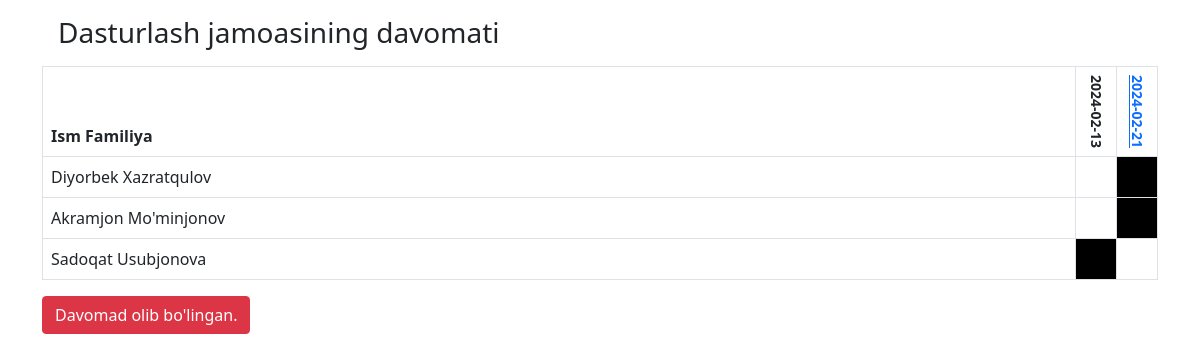
The page /1/attendance/ on the database its author committed.
### main/models.py (models this page shows, shortened)
class Team(models.Model):
    name = models.CharField(max_length=50)

class Mark(models.Model):
    attendance = models.ForeignKey(Attendance, on_delete=models.CASCADE, related_name='marks')
    worker = models.ForeignKey(Worker, on_delete=models.CASCADE, related_name="marks")
    is_attended = models.BooleanField(default=False)
    class Meta:
        unique_together = ['attendance', 'worker']

class Attendance(models.Model):
    team = models.ForeignKey(Team, on_delete=models.CASCADE, related_name="attendances")
    date = models.DateField()  # auto_now_add=True)

class Worker(models.Model):
    first_name = models.CharField(max_length=50)
    last_name = models.CharField(max_length=50)
    position = models.CharField(max_length=70)
    team = models.ForeignKey(Team, on_delete=models.CASCADE, related_name="workers")

### main/views.py (the view)
# urls.py: path('<int:team_id>/attendance/', attendance_detail, name='detail'),
def attendance_detail(request, team_id):
    team = Team.objects.get(id=team_id)
    is_att_taken = True if Attendance.objects.filter(date=date.today(), team=team) else False
    return render(request, "detail.html", {'team': team, "is_att_taken": is_att_taken})

### templates/detail.html (shortened to what this page needs)
{% extends "base.html" %}
{% block content %}
    {% now "Y-m-d" as today %}
    <div class="container mt-3">
        <div class=" mt-3 ">
            <h3 class="m-3" >{{team.name}} jamoasining  davomati</h3>
            <table class="table table-bordered">
                <thead>
                  <tr>
                    <th scope="col">Ism Familiya</th>
                    {% for mark in team.workers.first.marks.all %}
                    <th style="writing-mode:vertical-rl; text-orientation:mixed" >
                      {% if today == mark.attendance.date|date:"Y-m-d" %}
                      <small><a href="{% url 'update' mark.attendance.id %}">{{mark.attendance.date|date:"Y-m-d"}}</a></small>
                      {% else %}
                      <small>{{mark.attendance.date|date:"Y-m-d"}}</small>
                      {% endif %}
                    </th>
                    {% endfor %}
                  </tr>
                </thead>
                <tbody>
                    {% for worker in team.workers.all  %}
                  <tr>
                    <td>{{worker.first_name}} {{worker.last_name}}</td>
                    {% for mark in worker.marks.all  %}
                        {% if mark.is_attended %}
                            <td style="height:5px; width: 5px;" ></td>
                        {% else %}
                            <td style="height:5px; width: 5px; background-color: black;" ></td>
                        {% endif %}
                    {% endfor %}
                  </tr>
                  {% endfor %}
                </tbody>
              </table>
              {% if is_att_taken %}
                 <a href="#" class="btn btn-danger" >Davomad olib bo'lingan.</a>
              {% else %}
                  <a class="btn btn-primary" href="{% url 'take' team.id %}">Davomat olish</a>
              {% endif %}
        </div>
    </div>
{% endblock content %}

### templates/base.html (shortened to what this page needs)
<!doctype html>
<html lang="en">
  <head>
    <link href="https://cdn.jsdelivr.net/npm/bootstrap@5.0.2/dist/css/bootstrap.min.css" rel="stylesheet">
  </head>
  <body>
    {% block content %}
    {% endblock content%}
  </body>
</html>

### rows shown on the page
Team: name "Dasturlash"
Mark: attendance "2024-02-13", is_attended True (drawn)
Mark: attendance "2024-02-21", is_attended False (drawn)
Worker: first_name "Diyorbek", last_name "Xazratqulov"
Worker: first_name "Akramjon", last_name "Mo'minjonov"
Mark: is_attended True (drawn)
Mark: is_attended False (drawn)
Worker: first_name "Sadoqat", last_name "Usubjonova"
Mark: is_attended False (drawn)
Mark: is_attended True (drawn)
